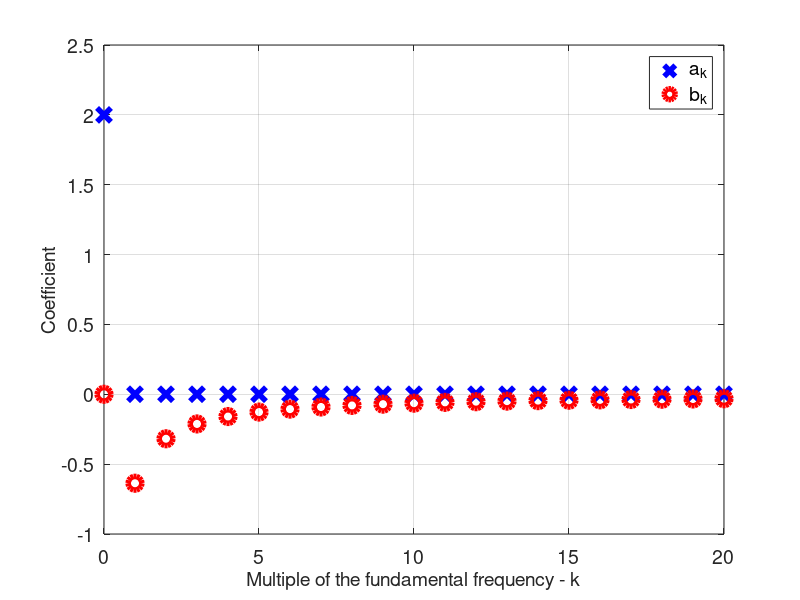

MATLAB code to generate this figure: (Note: this script raises an error after producing the figure.)
clear all
close all
clc
format short eng

u=@(t) heaviside(t);
n=20;
T0=1;
w0=(2*pi)/T0;
%x=@(t) 2*t-2*u(t-1);
x=@(t) 2*t;
t0=0;t1=T0;

%iterate through the multiples of the fundamental frequency
for k=0:n;
    %find the weights/coefficients for the cosines
    integrand=@(t) (x(t)).*cos(k.*w0.*t);
    a(k+1)=(2/T0)*integral(integrand,t0,t1);
    
    %find the weights/coefficients for the sines
    integrand=@(t) (x(t)).*sin(k.*w0.*t);
    b(k+1)=(2/T0)*integral(integrand,t0,t1);
end

%plot a_k/b_k over frequency
figure('Renderer', 'painters', 'Position', [391 289 1269 634])
plot(0:length(a)-1,a,'bx','LineWidth',4,'MarkerSize',10)
hold on;grid on
plot(0:length(a)-1,b,'ro','LineWidth',4,'MarkerSize',10)

xlabel('Multiple of the fundamental frequency - k')
ylabel('Coefficient')
legend('a_k','b_k')
set(findall(gcf,'-property','FontSize'),'FontSize',14) 
h=gca; h.MinorGridAlpha=1; h.MinorGridLineStyle='--'; h.GridAlpha=1;

%use a_k/b_k to estimate the original function
t=0:T0/1000:2*T0;
x_hat=(a(1)/2); %DC term

%Can't add the phasor. Move back to the time-domain and add the functions.
%Iterate through the multiple frequencies again
for k=1:n;
    x_hat=x_hat+ a(k+1).*cos(k.*w0.*t)+ b(k+1).*sin(k.*w0.*t);
end

%plot the original function and the estimate
figure('Renderer', 'painters', 'Position', [391 289 1269 634])
hold on;grid on
plot(t,x(t),'ro')
plot(t,x_hat,'LineWidth',3)
xlim([min(t) max(t)])
xlabel('Time (s)')
legend('x(t)','x\_hat(t)')
set(findall(gcf,'-property','FontSize'),'FontSize',14) 
h=gca; h.MinorGridAlpha=1; h.MinorGridLineStyle='--'; h.GridAlpha=1;


